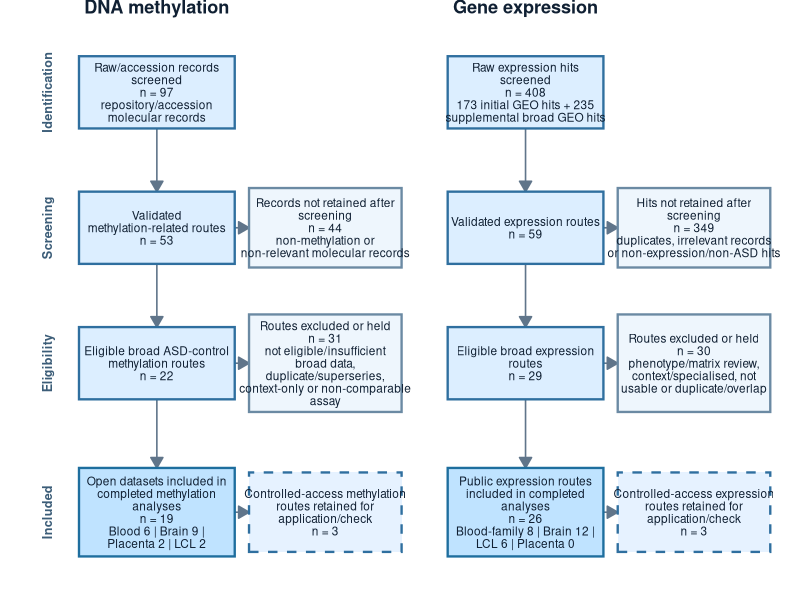
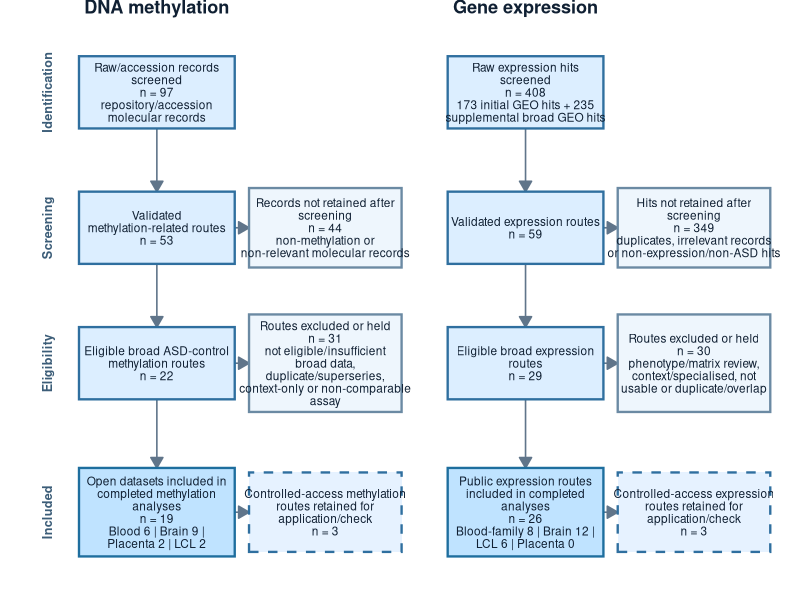
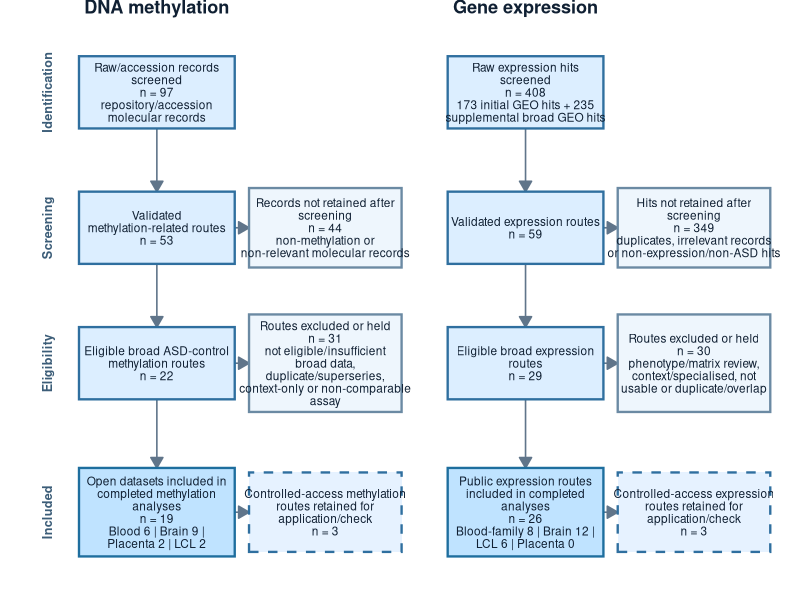

Write R code to recreate these figures, in order.
#!/usr/bin/env Rscript

# PRISMA-style dataset search and validation flow diagram.
#
# This script redraws the final dataset search counts in a matched two-lane
# PRISMA-style format for paper/supplement use. It does not rerun searches.

suppressPackageStartupMessages({
  library(data.table)
  library(ggplot2)
})

args <- commandArgs(trailingOnly = FALSE)
env_root <- Sys.getenv("ASD_REPO_ROOT", unset = "")
package_root <- if (nzchar(env_root)) {
  normalizePath(env_root, winslash = "/", mustWork = TRUE)
} else {
  normalizePath(getwd(), winslash = "/", mustWork = TRUE)
}

out_root <- file.path(package_root, "results", "figures", "dataset_search_flow")
source_dir <- file.path(out_root, "figure_source_data")
figure_dir <- file.path(out_root, "figures")
report_dir <- file.path(out_root, "reports")
qc_dir <- file.path(out_root, "qc")
for (d in c(source_dir, figure_dir, report_dir, qc_dir)) {
  dir.create(d, recursive = TRUE, showWarnings = FALSE)
}

wrap_text <- function(x, width = 32) {
  vapply(x, function(s) {
    parts <- unlist(strsplit(s, "\n", fixed = TRUE))
    paste(vapply(parts, function(part) paste(strwrap(part, width = width), collapse = "\n"), character(1)),
          collapse = "\n")
  }, character(1))
}

nodes <- data.table(
  id = c(
    "m_id", "m_val", "m_eligible", "m_included", "m_screen_excl", "m_elig_excl", "m_control",
    "e_id", "e_val", "e_eligible", "e_included", "e_screen_excl", "e_elig_excl", "e_control"
  ),
  lane = c(rep("DNA methylation", 7), rep("Gene expression", 7)),
  stage = c(
    "Identification", "Screening", "Eligibility", "Included", "Screening", "Eligibility", "Included",
    "Identification", "Screening", "Eligibility", "Included", "Screening", "Eligibility", "Included"
  ),
  box_type = c(
    "main", "main", "main", "included", "excluded", "excluded", "controlled",
    "main", "main", "main", "included", "excluded", "excluded", "controlled"
  ),
  x = c(2.45, 2.45, 2.45, 2.45, 5.10, 5.10, 5.10, 8.25, 8.25, 8.25, 8.25, 10.90, 10.90, 10.90),
  y = c(7.55, 6.05, 4.55, 2.90, 6.05, 4.55, 2.90, 7.55, 6.05, 4.55, 2.90, 6.05, 4.55, 2.90),
  w = c(2.45, 2.45, 2.45, 2.45, 2.40, 2.40, 2.40, 2.45, 2.45, 2.45, 2.45, 2.40, 2.40, 2.40),
  h = c(0.80, 0.80, 0.80, 0.98, 0.88, 1.08, 0.88, 0.80, 0.80, 0.80, 0.98, 0.88, 1.08, 0.88),
  label = c(
    "Raw/accession records screened\nn = 97\nrepository/accession molecular records",
    "Validated methylation-related routes\nn = 53",
    "Eligible broad ASD-control methylation routes\nn = 22",
    "Open datasets included in completed methylation analyses\nn = 19\nBlood 6 | Brain 9 | Placenta 2 | LCL 2",
    "Records not retained after screening\nn = 44\nnon-methylation or non-relevant molecular records",
    "Routes excluded or held\nn = 31\nnot eligible/insufficient broad data, duplicate/superseries, context-only or non-comparable assay",
    "Controlled-access methylation routes retained for application/check\nn = 3",
    "Raw expression hits screened\nn = 408\n173 initial GEO hits + 235 supplemental broad GEO hits",
    "Validated expression routes\nn = 59",
    "Eligible broad expression routes\nn = 29",
    "Public expression routes included in completed analyses\nn = 26\nBlood-family 8 | Brain 12 | LCL 6 | Placenta 0",
    "Hits not retained after screening\nn = 349\nduplicates, irrelevant records or non-expression/non-ASD hits",
    "Routes excluded or held\nn = 30\nphenotype/matrix review, context/specialised, not usable or duplicate/overlap",
    "Controlled-access expression routes retained for application/check\nn = 3"
  )
)

nodes[, label_wrapped := wrap_text(label, width = 31)]
nodes[, label_wrapped := wrap_text(label, width = 28)]
nodes[box_type %in% c("excluded", "controlled"), label_wrapped := wrap_text(label, width = 31)]

edges <- data.table(
  from = c(
    "m_id", "m_val", "m_val", "m_eligible", "m_eligible", "m_included",
    "e_id", "e_val", "e_val", "e_eligible", "e_eligible", "e_included"
  ),
  to = c(
    "m_val", "m_screen_excl", "m_eligible", "m_elig_excl", "m_included", "m_control",
    "e_val", "e_screen_excl", "e_eligible", "e_elig_excl", "e_included", "e_control"
  )
)

edges <- merge(edges, nodes[, .(from = id, x_from = x, y_from = y, w_from = w, h_from = h)], by = "from")
edges <- merge(edges, nodes[, .(to = id, x_to = x, y_to = y, w_to = w, h_to = h)], by = "to")
edges[, `:=`(
  x_start = fifelse(abs(x_to - x_from) < 0.01, x_from, x_from + sign(x_to - x_from) * w_from / 2),
  y_start = fifelse(abs(x_to - x_from) < 0.01, y_from - h_from / 2, y_from),
  x_end = fifelse(abs(x_to - x_from) < 0.01, x_to, x_to - sign(x_to - x_from) * w_to / 2),
  y_end = fifelse(abs(x_to - x_from) < 0.01, y_to + h_to / 2, y_to)
)]

stage_labels <- data.table(
  stage = c("Identification", "Screening", "Eligibility", "Included"),
  x = 0.72,
  y = c(7.55, 6.05, 4.55, 2.90)
)

lane_labels <- data.table(
  x = c(2.45, 8.25),
  y = c(8.50, 8.50),
  label = c("DNA methylation", "Gene expression")
)

fills <- c(
  main = "#DCEEFF",
  included = "#BFE3FF",
  excluded = "#EEF6FD",
  controlled = "#E6F2FF"
)
strokes <- c(
  main = "#2F6F9F",
  included = "#1E6E9E",
  excluded = "#6B8AA3",
  controlled = "#2F6F9F"
)
linetypes <- c(main = "solid", included = "solid", excluded = "solid", controlled = "dashed")

fwrite(nodes[, .(id, lane, stage, box_type, label, x, y, w, h)], file.path(source_dir, "dataset_search_prisma_nodes.csv"))
fwrite(edges[, .(from, to)], file.path(source_dir, "dataset_search_prisma_edges.csv"))

p <- ggplot() +
  geom_segment(
    data = edges,
    aes(x = x_start, y = y_start, xend = x_end, yend = y_end),
    arrow = arrow(length = unit(0.12, "inches"), type = "closed"),
    linewidth = 0.55,
    colour = "#60758A",
    lineend = "round"
  ) +
  geom_rect(
    data = nodes,
    aes(
      xmin = x - w / 2,
      xmax = x + w / 2,
      ymin = y - h / 2,
      ymax = y + h / 2,
      fill = box_type,
      colour = box_type,
      linetype = box_type
    ),
    linewidth = 0.8
  ) +
  geom_text(
    data = nodes,
    aes(x = x, y = y, label = label_wrapped),
    size = 3.0,
    lineheight = 0.88,
    colour = "#102033",
    family = "sans"
  ) +
  geom_text(
    data = lane_labels,
    aes(x = x, y = y, label = label),
    size = 4.6,
    fontface = "bold",
    colour = "#102033"
  ) +
  geom_text(
    data = stage_labels,
    aes(x = x, y = y, label = stage),
    angle = 90,
    size = 3.2,
    fontface = "bold",
    colour = "#3C5D78"
  ) +
  scale_fill_manual(values = fills, guide = "none") +
  scale_colour_manual(values = strokes, guide = "none") +
  scale_linetype_manual(values = linetypes, guide = "none") +
  coord_cartesian(xlim = c(0.2, 12.35), ylim = c(2.05, 8.45), expand = FALSE, clip = "off") +
  labs(x = NULL, y = NULL) +
  theme_void(base_family = "sans") +
  theme(
    plot.background = element_rect(fill = "white", colour = NA),
    panel.background = element_rect(fill = "white", colour = NA),
    plot.margin = margin(8, 10, 8, 10)
  )

ggsave(file.path(figure_dir, "Figure_dataset_search_flow_PRISMA_style.png"), p, width = 12.4, height = 6.6, dpi = 360)
ggsave(file.path(figure_dir, "Figure_dataset_search_flow_PRISMA_style.pdf"), p, width = 12.4, height = 6.6)
ggsave(file.path(figure_dir, "Figure_dataset_search_flow_PRISMA_style.tiff"), p, width = 12.4, height = 6.6, dpi = 360, compression = "lzw")

qc <- data.table(
  item = c(
    "methylation_records_screened",
    "methylation_validated_routes",
    "methylation_not_retained_after_screening",
    "methylation_eligible_routes",
    "methylation_routes_excluded_or_held",
    "methylation_open_analysed",
    "methylation_controlled_access",
    "expression_raw_hits_screened",
    "expression_validated_routes",
    "expression_not_retained_after_screening",
    "expression_routes_retained_completed_or_future",
    "expression_routes_excluded_or_held",
    "expression_public_completed_analysis_routes",
    "expression_controlled_access"
  ),
  count = c(97, 53, 44, 22, 31, 19, 3, 408, 59, 349, 29, 30, 26, 3),
  note = c(
    "Final repository/accession molecular inventory; not a simple methylation-only GEO raw-hit count.",
    "Final methylation-related route records retained.",
    "Calculated as 97 - 53; records not retained in the methylation route flow.",
    "Includes 19 open analysed routes and 3 controlled-access application/check routes.",
    "Calculated as 53 - 22; reason categories summarised in figure.",
    "Completed broad methylation analyses.",
    "Controlled-access methylation application/check routes.",
    "173 initial GEO expression hits plus 235 supplemental broad GEO hits.",
    "Final validated expression route inventory.",
    "Calculated as 408 - 59; screening-level removal/deduplication/ineligible raw hits.",
    "Calculated as 26 completed public analysis routes plus 3 controlled-access future routes.",
    "Calculated as 59 - 29; reason categories summarised in figure.",
  "Completed public expression analysis routes used in the current study.",
    "Controlled-access expression application/check routes."
  )
)
fwrite(qc, file.path(qc_dir, "dataset_search_flow_PRISMA_style_QC_counts.csv"))

message("PRISMA-style dataset flow diagram written to: ", normalizePath(figure_dir, winslash = "/", mustWork = TRUE))
